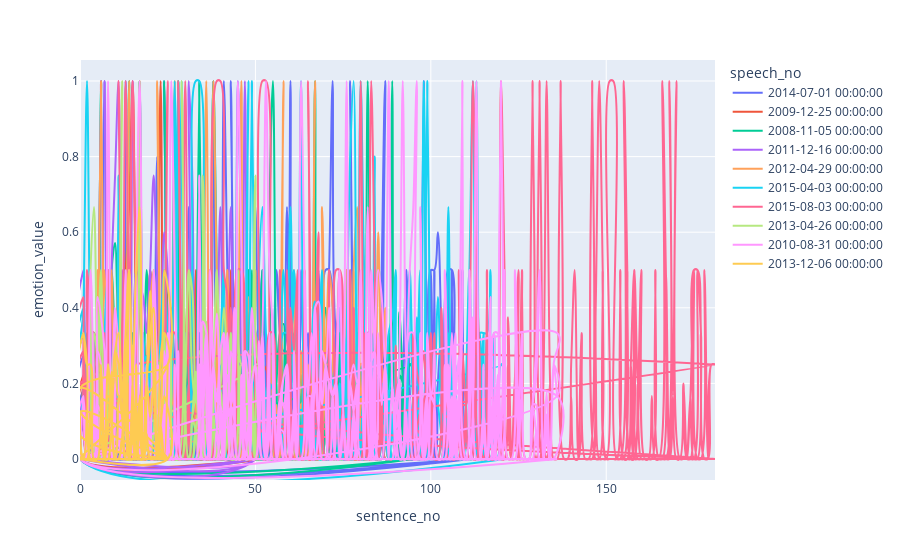

Source (notebook cell):
### Code cell
fig = px.line(emo_series, x="sentence_no", y="emotion_value", color="speech_no",hover_name="speech_no",
        line_shape="spline", render_mode="svg")
fig.show()

### Figure 1 — Plotly figure (JSON) as saved in the notebook; plotly's stock layout.template omitted (floating-point values rounded to 4 significant figures; data arrays with more than 128 entries replaced by an {"elided": "..."} marker saying what was removed)
{"data": [{"hovertemplate": "<b>%{hovertext}</b><br><br>speech_no=2014-07-01 00:00:00<br>sentence_no=%{x}<br>emotion_value=%{y}<extra></extra>", "hovertext": {"elided": "1120 str values"}, "legendgroup": "2014-07-01 00:00:00", "line": {"color": "#636efa", "dash": "solid", "shape": "spline"}, "marker": {"symbol": "circle"}, "mode": "lines", "name": "2014-07-01 00:00:00", "orientation": "v", "showlegend": true, "type": "scatter", "x": {"elided": "1120 int values"}, "xaxis": "x", "y": {"elided": "1120 float values"}, "yaxis": "y"}, {"hovertemplate": "<b>%{hovertext}</b><br><br>speech_no=2009-12-25 00:00:00<br>sentence_no=%{x}<br>emotion_value=%{y}<extra></extra>", "hovertext": {"elided": "530 str values"}, "legendgroup": "2009-12-25 00:00:00", "line": {"color": "#EF553B", "dash": "solid", "shape": "spline"}, "marker": {"symbol": "circle"}, "mode": "lines", "name": "2009-12-25 00:00:00", "orientation": "v", "showlegend": true, "type": "scatter", "x": {"elided": "530 int values"}, "xaxis": "x", "y": {"elided": "530 float values"}, "yaxis": "y"}, {"hovertemplate": "<b>%{hovertext}</b><br><br>speech_no=2008-11-05 00:00:00<br>sentence_no=%{x}<br>emotion_value=%{y}<extra></extra>", "hovertext": {"elided": "960 str values"}, "legendgroup": "2008-11-05 00:00:00", "line": {"color": "#00cc96", "dash": "solid", "shape": "spline"}, "marker": {"symbol": "circle"}, "mode": "lines", "name": "2008-11-05 00:00:00", "orientation": "v", "showlegend": true, "type": "scatter", "x": {"elided": "960 int values"}, "xaxis": "x", "y": {"elided": "960 float values"}, "yaxis": "y"}, {"hovertemplate": "<b>%{hovertext}</b><br><br>speech_no=2011-12-16 00:00:00<br>sentence_no=%{x}<br>emotion_value=%{y}<extra></extra>", "hovertext": {"elided": "510 str values"}, "legendgroup": "2011-12-16 00:00:00", "line": {"color": "#ab63fa", "dash": "solid", "shape": "spline"}, "marker": {"symbol": "circle"}, "mode": "lines", "name": "2011-12-16 00:00:00", "orientation": "v", "showlegend": true, "type": "scatter", "x": {"elided": "510 int values"}, "xaxis": "x", "y": {"elided": "510 float values"}, "yaxis": "y"}, {"hovertemplate": "<b>%{hovertext}</b><br><br>speech_no=2012-04-29 00:00:00<br>sentence_no=%{x}<br>emotion_value=%{y}<extra></extra>", "hovertext": {"elided": "900 str values"}, "legendgroup": "2012-04-29 00:00:00", "line": {"color": "#FFA15A", "dash": "solid", "shape": "spline"}, "marker": {"symbol": "circle"}, "mode": "lines", "name": "2012-04-29 00:00:00", "orientation": "v", "showlegend": true, "type": "scatter", "x": {"elided": "900 int values"}, "xaxis": "x", "y": {"elided": "900 float values"}, "yaxis": "y"}, {"hovertemplate": "<b>%{hovertext}</b><br><br>speech_no=2015-04-03 00:00:00<br>sentence_no=%{x}<br>emotion_value=%{y}<extra></extra>", "hovertext": {"elided": "1220 str values"}, "legendgroup": "2015-04-03 00:00:00", "line": {"color": "#19d3f3", "dash": "solid", "shape": "spline"}, "marker": {"symbol": "circle"}, "mode": "lines", "name": "2015-04-03 00:00:00", "orientation": "v", "showlegend": true, "type": "scatter", "x": {"elided": "1220 int values"}, "xaxis": "x", "y": {"elided": "1220 float values"}, "yaxis": "y"}, {"hovertemplate": "<b>%{hovertext}</b><br><br>speech_no=2015-08-03 00:00:00<br>sentence_no=%{x}<br>emotion_value=%{y}<extra></extra>", "hovertext": {"elided": "1820 str values"}, "legendgroup": "2015-08-03 00:00:00", "line": {"color": "#FF6692", "dash": "solid", "shape": "spline"}, "marker": {"symbol": "circle"}, "mode": "lines", "name": "2015-08-03 00:00:00", "orientation": "v", "showlegend": true, "type": "scatter", "x": {"elided": "1820 int values"}, "xaxis": "x", "y": {"elided": "1820 float values"}, "yaxis": "y"}, {"hovertemplate": "<b>%{hovertext}</b><br><br>speech_no=2013-04-26 00:00:00<br>sentence_no=%{x}<br>emotion_value=%{y}<extra></extra>", "hovertext": {"elided": "530 str values"}, "legendgroup": "2013-04-26 00:00:00", "line": {"color": "#B6E880", "dash": "solid", "shape": "spline"}, "marker": {"symbol": "circle"}, "mode": "lines", "name": "2013-04-26 00:00:00", "orientation": "v", "showlegend": true, "type": "scatter", "x": {"elided": "530 int values"}, "xaxis": "x", "y": {"elided": "530 float values"}, "yaxis": "y"}, {"hovertemplate": "<b>%{hovertext}</b><br><br>speech_no=2010-08-31 00:00:00<br>sentence_no=%{x}<br>emotion_value=%{y}<extra></extra>", "hovertext": {"elided": "1370 str values"}, "legendgroup": "2010-08-31 00:00:00", "line": {"color": "#FF97FF", "dash": "solid", "shape": "spline"}, "marker": {"symbol": "circle"}, "mode": "lines", "name": "2010-08-31 00:00:00", "orientation": "v", "showlegend": true, "type": "scatter", "x": {"elided": "1370 int values"}, "xaxis": "x", "y": {"elided": "1370 float values"}, "yaxis": "y"}, {"hovertemplate": "<b>%{hovertext}</b><br><br>speech_no=2013-12-06 00:00:00<br>sentence_no=%{x}<br>emotion_value=%{y}<extra></extra>", "hovertext": {"elided": "260 str values"}, "legendgroup": "2013-12-06 00:00:00", "line": {"color": "#FECB52", "dash": "solid", "shape": "spline"}, "marker": {"symbol": "circle"}, "mode": "lines", "name": "2013-12-06 00:00:00", "orientation": "v", "showlegend": true, "type": "scatter", "x": {"elided": "260 int values"}, "xaxis": "x", "y": {"elided": "260 float values"}, "yaxis": "y"}], "layout": {"legend": {"title": {"text": "speech_no"}, "tracegroupgap": 0}, "margin": {"t": 60}, "xaxis": {"anchor": "y", "domain": [0, 1], "title": {"text": "sentence_no"}}, "yaxis": {"anchor": "x", "domain": [0, 1], "title": {"text": "emotion_value"}}}}
